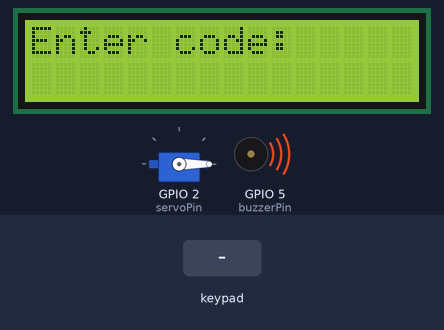
The sketch below on a simulated ESP32. On the bench: 16×2 character LCD, servo, buzzer (waves = sounding, pin HIGH). The test bench sets the inputs (shaded band).

Above: at 1.2 s.
1.3 s: keypad keys 3 7 9 3 # pressed 0.4 s apart
At 4.4 s:
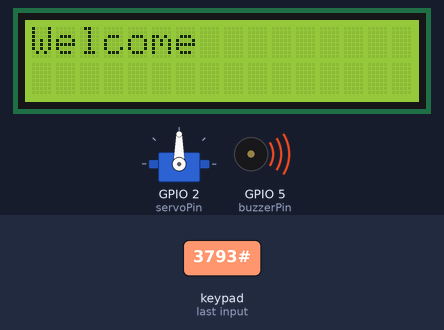
4.8 s: key '1' pressed
At 7.5 s:
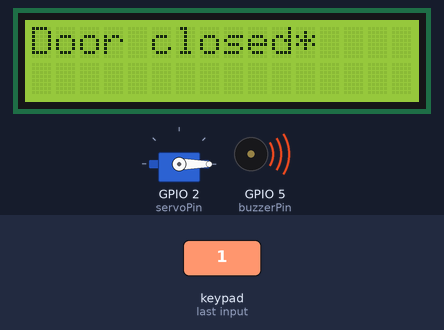
7.8 s: keypad keys 3 7 9 3 pressed 0.4 s apart
At 10.1 s:
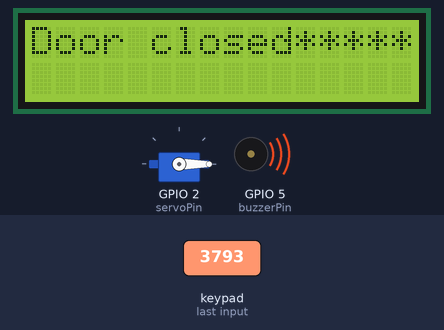
10.9 s: key '#' pressed
At 11.5 s:
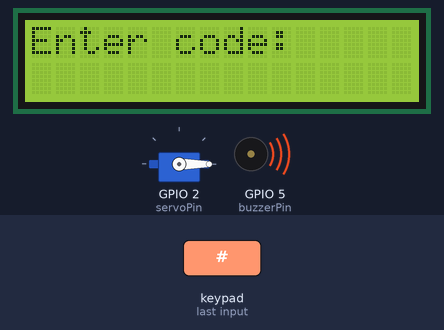
12.4 s: keypad keys 3 7 9 3 * pressed 0.4 s apart
At 15.2 s:
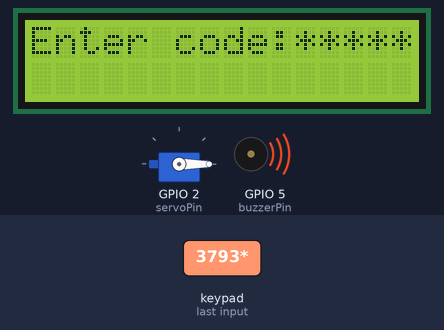
Timing chart, 0 to 16.7 s (numbered marks = the images above; inputs shaded):
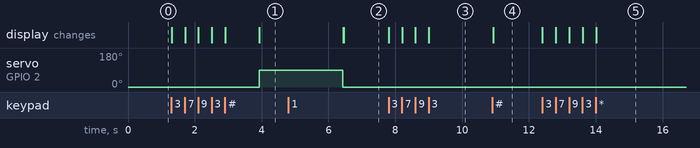

Measured:
- after the input at 1.3 s, servo on GPIO 2 (servoPin): 0° → 90° after 2.6 s; the display: first changes at once (image 1 shows a later state)
- after the input at 4.8 s, the display: first differs from a run without the input after 1.7 s (image 2)
- after the input at 7.8 s, the display: first changes at once (image 3 shows a later state)
- after the input at 10.9 s, the display: changes at once (image 4)
- after the input at 12.4 s, the display: first changes at once (image 5 shows a later state)

The sketch:

keypad.ino
```cpp
#include <Keypad.h>
#include <ESP32Servo.h>
#include <LiquidCrystal_I2C.h>
#include <Wire.h>

const byte ROWS = 4; // จำนวนแถวของ keypad
const byte COLS = 4; // จำนวนคอลัมน์ของ keypad
char keys[ROWS][COLS] = {
  {'1','2','3','A'},
  {'4','5','6','B'},
  {'7','8','9','C'},
  {'*','0','#','D'}
};
byte rowPins[ROWS] = {12, 14, 27, 26}; // ขาของแถว keypad เชื่อมกับขา 32, 33, 34, 35 ของ ESP32
byte colPins[COLS] = {25, 33, 32, 35}; // ขาของคอลัมน์ keypad เชื่อมกับขา 36, 37, 38, 39 ของ ESP32

Keypad keypad = Keypad(makeKeymap(keys), rowPins, colPins, ROWS, COLS);
Servo myServo;

String enteredCode = ""; // เก็บรหัสที่ผู้ใช้ป้อน
const String correctCode = "3793"; // รหัสที่ถูกต้อง
const int maxAttempts = 3; // จำนวนครั้งที่ผู้ใช้ได้ใส่รหัสผิด

const int servoPin = 2; // ขาของ servo motor เชื่อมกับขา 13 ของ ESP32
const int unlockAngle = 90; // มุมที่ประตูจะเปิด
const int lockAngle = 0; // มุมที่ประตูจะปิด

const int buzzerPin = 5; // ขาของ Buzzer เชื่อมกับขา 5 ของ ESP32

LiquidCrystal_I2C lcd(0x27, 16, 2);

int attempts = 0;

void setup() {
  Serial.begin(9600);
  Wire.begin();
  lcd.init();
  lcd.backlight();
  lcd.print("Enter code:");
  myServo.attach(servoPin);
  lockDoor();
  pinMode(buzzerPin, OUTPUT);
  digitalWrite(buzzerPin, HIGH); // ปิด Buzzer
}

void loop() {
  char key = keypad.getKey();

  if (key) {
    lcd.print("*"); // แสดง * สำหรับแสดงให้ทราบว่ามีการป้อนรหัส
    if (key != '#') {
      enteredCode += key;
    } else {
      if (enteredCode == correctCode) {
        lcd.clear();
        lcd.print("Correct code");
        delay(1000);
        lcd.clear();
        lcd.print("Welcome");
        openDoor(); // เปิดประตูเมื่อรหัสถูกต้อง
        delay(2500);
        closeDoor(); // ปิดประตู
        lcd.clear();
        lcd.print("Door closed");
        attempts = 0; // Reset จำนวนครั้งที่ป้อนรหัสผิด
        digitalWrite(buzzerPin, HIGH); // หยุดการทำงานของ Buzzer เมื่อรหัสถูกต้อง
      } else {
        attempts++;
        lcd.clear();
        lcd.print("Incorrect code");
        if (attempts == maxAttempts - 1) { // ถ้ารหัสผิดครั้งที่ 4
          digitalWrite(buzzerPin, HIGH); // ปิด Buzzer
        }
        lcd.clear();
        lcd.print("Enter code:");
        if (attempts >= maxAttempts) {
          lcd.clear();
          lcd.print("Max attempts");
          delay(2000);
          digitalWrite(buzzerPin, LOW); // เปิด Buzzer
          delay(10000);
          digitalWrite(buzzerPin, HIGH);
          lcd.clear();
          lcd.print("Try again later");
          while (true) {} // หยุดการทำงานทั้งหมด
        }
      }
      enteredCode = "";
    }
  }
}


void openDoor() {
  myServo.write(unlockAngle); // เปิดประตูโดยหมุน Servo Motor ไปที่มุม unlockAngle
}

void closeDoor() {
  myServo.write(lockAngle); // ปิดประตูโดยหมุน Servo Motor ไปที่มุม lockAngle
}

void lockDoor() {
  closeDoor(); // ป
}
```
